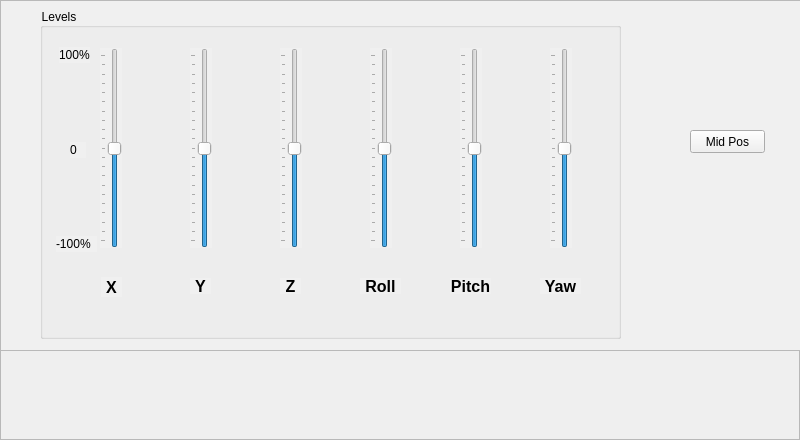
<?xml version="1.0" encoding="UTF-8"?>
<ui version="4.0">
 <class>Frame</class>
 <widget class="QFrame" name="Frame">
  <property name="geometry">
   <rect>
    <x>0</x>
    <y>0</y>
    <width>800</width>
    <height>440</height>
   </rect>
  </property>
  <property name="windowTitle">
   <string>Frame</string>
  </property>
  <property name="styleSheet">
   <string notr="true"/>
  </property>
  <property name="frameShape">
   <enum>QFrame::StyledPanel</enum>
  </property>
  <property name="frameShadow">
   <enum>QFrame::Raised</enum>
  </property>
  <widget class="QFrame" name="frm_dynamics">
   <property name="geometry">
    <rect>
     <x>0</x>
     <y>0</y>
     <width>815</width>
     <height>351</height>
    </rect>
   </property>
   <property name="styleSheet">
    <string notr="true">background-color: #f0f0f0</string>
   </property>
   <property name="frameShape">
    <enum>QFrame::StyledPanel</enum>
   </property>
   <property name="frameShadow">
    <enum>QFrame::Raised</enum>
   </property>
   <widget class="QGroupBox" name="groupBox">
    <property name="geometry">
     <rect>
      <x>40</x>
      <y>8</y>
      <width>581</width>
      <height>331</height>
     </rect>
    </property>
    <property name="title">
     <string>Levels</string>
    </property>
    <widget class="QSlider" name="sld_x_0">
     <property name="geometry">
      <rect>
       <x>60</x>
       <y>40</y>
       <width>22</width>
       <height>200</height>
      </rect>
     </property>
     <property name="minimum">
      <number>-100</number>
     </property>
     <property name="maximum">
      <number>100</number>
     </property>
     <property name="value">
      <number>0</number>
     </property>
     <property name="orientation">
      <enum>Qt::Vertical</enum>
     </property>
     <property name="tickPosition">
      <enum>QSlider::TicksAbove</enum>
     </property>
     <property name="tickInterval">
      <number>10</number>
     </property>
    </widget>
    <widget class="QSlider" name="sld_y_1">
     <property name="geometry">
      <rect>
       <x>150</x>
       <y>40</y>
       <width>22</width>
       <height>200</height>
      </rect>
     </property>
     <property name="minimum">
      <number>-100</number>
     </property>
     <property name="maximum">
      <number>100</number>
     </property>
     <property name="value">
      <number>0</number>
     </property>
     <property name="orientation">
      <enum>Qt::Vertical</enum>
     </property>
     <property name="tickPosition">
      <enum>QSlider::TicksAbove</enum>
     </property>
     <property name="tickInterval">
      <number>10</number>
     </property>
    </widget>
    <widget class="QSlider" name="sld_z_2">
     <property name="geometry">
      <rect>
       <x>240</x>
       <y>40</y>
       <width>22</width>
       <height>200</height>
      </rect>
     </property>
     <property name="minimum">
      <number>-100</number>
     </property>
     <property name="maximum">
      <number>100</number>
     </property>
     <property name="value">
      <number>0</number>
     </property>
     <property name="orientation">
      <enum>Qt::Vertical</enum>
     </property>
     <property name="tickPosition">
      <enum>QSlider::TicksAbove</enum>
     </property>
     <property name="tickInterval">
      <number>10</number>
     </property>
    </widget>
    <widget class="QSlider" name="sld_roll_3">
     <property name="geometry">
      <rect>
       <x>330</x>
       <y>40</y>
       <width>22</width>
       <height>200</height>
      </rect>
     </property>
     <property name="minimum">
      <number>-100</number>
     </property>
     <property name="maximum">
      <number>100</number>
     </property>
     <property name="value">
      <number>0</number>
     </property>
     <property name="orientation">
      <enum>Qt::Vertical</enum>
     </property>
     <property name="tickPosition">
      <enum>QSlider::TicksAbove</enum>
     </property>
     <property name="tickInterval">
      <number>10</number>
     </property>
    </widget>
    <widget class="QSlider" name="sld_pitch_4">
     <property name="geometry">
      <rect>
       <x>420</x>
       <y>40</y>
       <width>22</width>
       <height>200</height>
      </rect>
     </property>
     <property name="minimum">
      <number>-100</number>
     </property>
     <property name="maximum">
      <number>100</number>
     </property>
     <property name="value">
      <number>0</number>
     </property>
     <property name="orientation">
      <enum>Qt::Vertical</enum>
     </property>
     <property name="tickPosition">
      <enum>QSlider::TicksAbove</enum>
     </property>
     <property name="tickInterval">
      <number>10</number>
     </property>
    </widget>
    <widget class="QSlider" name="sld_yaw_5">
     <property name="geometry">
      <rect>
       <x>510</x>
       <y>40</y>
       <width>22</width>
       <height>200</height>
      </rect>
     </property>
     <property name="minimum">
      <number>-100</number>
     </property>
     <property name="maximum">
      <number>100</number>
     </property>
     <property name="value">
      <number>0</number>
     </property>
     <property name="orientation">
      <enum>Qt::Vertical</enum>
     </property>
     <property name="tickPosition">
      <enum>QSlider::TicksAbove</enum>
     </property>
     <property name="tickInterval">
      <number>10</number>
     </property>
    </widget>
    <widget class="QLabel" name="label_8">
     <property name="geometry">
      <rect>
       <x>61</x>
       <y>269</y>
       <width>21</width>
       <height>20</height>
      </rect>
     </property>
     <property name="font">
      <font>
       <pointsize>12</pointsize>
       <weight>75</weight>
       <bold>true</bold>
      </font>
     </property>
     <property name="text">
      <string>X</string>
     </property>
     <property name="alignment">
      <set>Qt::AlignCenter</set>
     </property>
    </widget>
    <widget class="QLabel" name="label_9">
     <property name="geometry">
      <rect>
       <x>150</x>
       <y>270</y>
       <width>21</width>
       <height>16</height>
      </rect>
     </property>
     <property name="font">
      <font>
       <pointsize>12</pointsize>
       <weight>75</weight>
       <bold>true</bold>
      </font>
     </property>
     <property name="text">
      <string>Y</string>
     </property>
     <property name="alignment">
      <set>Qt::AlignCenter</set>
     </property>
    </widget>
    <widget class="QLabel" name="label_10">
     <property name="geometry">
      <rect>
       <x>240</x>
       <y>270</y>
       <width>21</width>
       <height>16</height>
      </rect>
     </property>
     <property name="font">
      <font>
       <pointsize>12</pointsize>
       <weight>75</weight>
       <bold>true</bold>
      </font>
     </property>
     <property name="text">
      <string>Z</string>
     </property>
     <property name="alignment">
      <set>Qt::AlignCenter</set>
     </property>
    </widget>
    <widget class="QLabel" name="sld_roll">
     <property name="geometry">
      <rect>
       <x>320</x>
       <y>270</y>
       <width>41</width>
       <height>16</height>
      </rect>
     </property>
     <property name="font">
      <font>
       <pointsize>12</pointsize>
       <weight>75</weight>
       <bold>true</bold>
      </font>
     </property>
     <property name="text">
      <string>Roll</string>
     </property>
     <property name="alignment">
      <set>Qt::AlignCenter</set>
     </property>
    </widget>
    <widget class="QLabel" name="sld_pitch">
     <property name="geometry">
      <rect>
       <x>410</x>
       <y>270</y>
       <width>41</width>
       <height>16</height>
      </rect>
     </property>
     <property name="font">
      <font>
       <pointsize>12</pointsize>
       <weight>75</weight>
       <bold>true</bold>
      </font>
     </property>
     <property name="text">
      <string>Pitch</string>
     </property>
     <property name="alignment">
      <set>Qt::AlignCenter</set>
     </property>
    </widget>
    <widget class="QLabel" name="sld_yaw">
     <property name="geometry">
      <rect>
       <x>500</x>
       <y>270</y>
       <width>41</width>
       <height>16</height>
      </rect>
     </property>
     <property name="font">
      <font>
       <pointsize>12</pointsize>
       <weight>75</weight>
       <bold>true</bold>
      </font>
     </property>
     <property name="text">
      <string>Yaw</string>
     </property>
     <property name="alignment">
      <set>Qt::AlignCenter</set>
     </property>
    </widget>
    <widget class="QLabel" name="label">
     <property name="geometry">
      <rect>
       <x>19</x>
       <y>39</y>
       <width>31</width>
       <height>16</height>
      </rect>
     </property>
     <property name="text">
      <string>100%</string>
     </property>
    </widget>
    <widget class="QLabel" name="label_2">
     <property name="geometry">
      <rect>
       <x>16</x>
       <y>228</y>
       <width>41</width>
       <height>16</height>
      </rect>
     </property>
     <property name="text">
      <string>-100%</string>
     </property>
    </widget>
    <widget class="QLabel" name="label_3">
     <property name="geometry">
      <rect>
       <x>30</x>
       <y>134</y>
       <width>16</width>
       <height>16</height>
      </rect>
     </property>
     <property name="text">
      <string>0</string>
     </property>
    </widget>
   </widget>
   <widget class="QPushButton" name="btn_mid_pos">
    <property name="geometry">
     <rect>
      <x>690</x>
      <y>130</y>
      <width>75</width>
      <height>23</height>
     </rect>
    </property>
    <property name="text">
     <string>Mid Pos</string>
    </property>
   </widget>
  </widget>
 </widget>
 <resources/>
 <connections/>
</ui>
